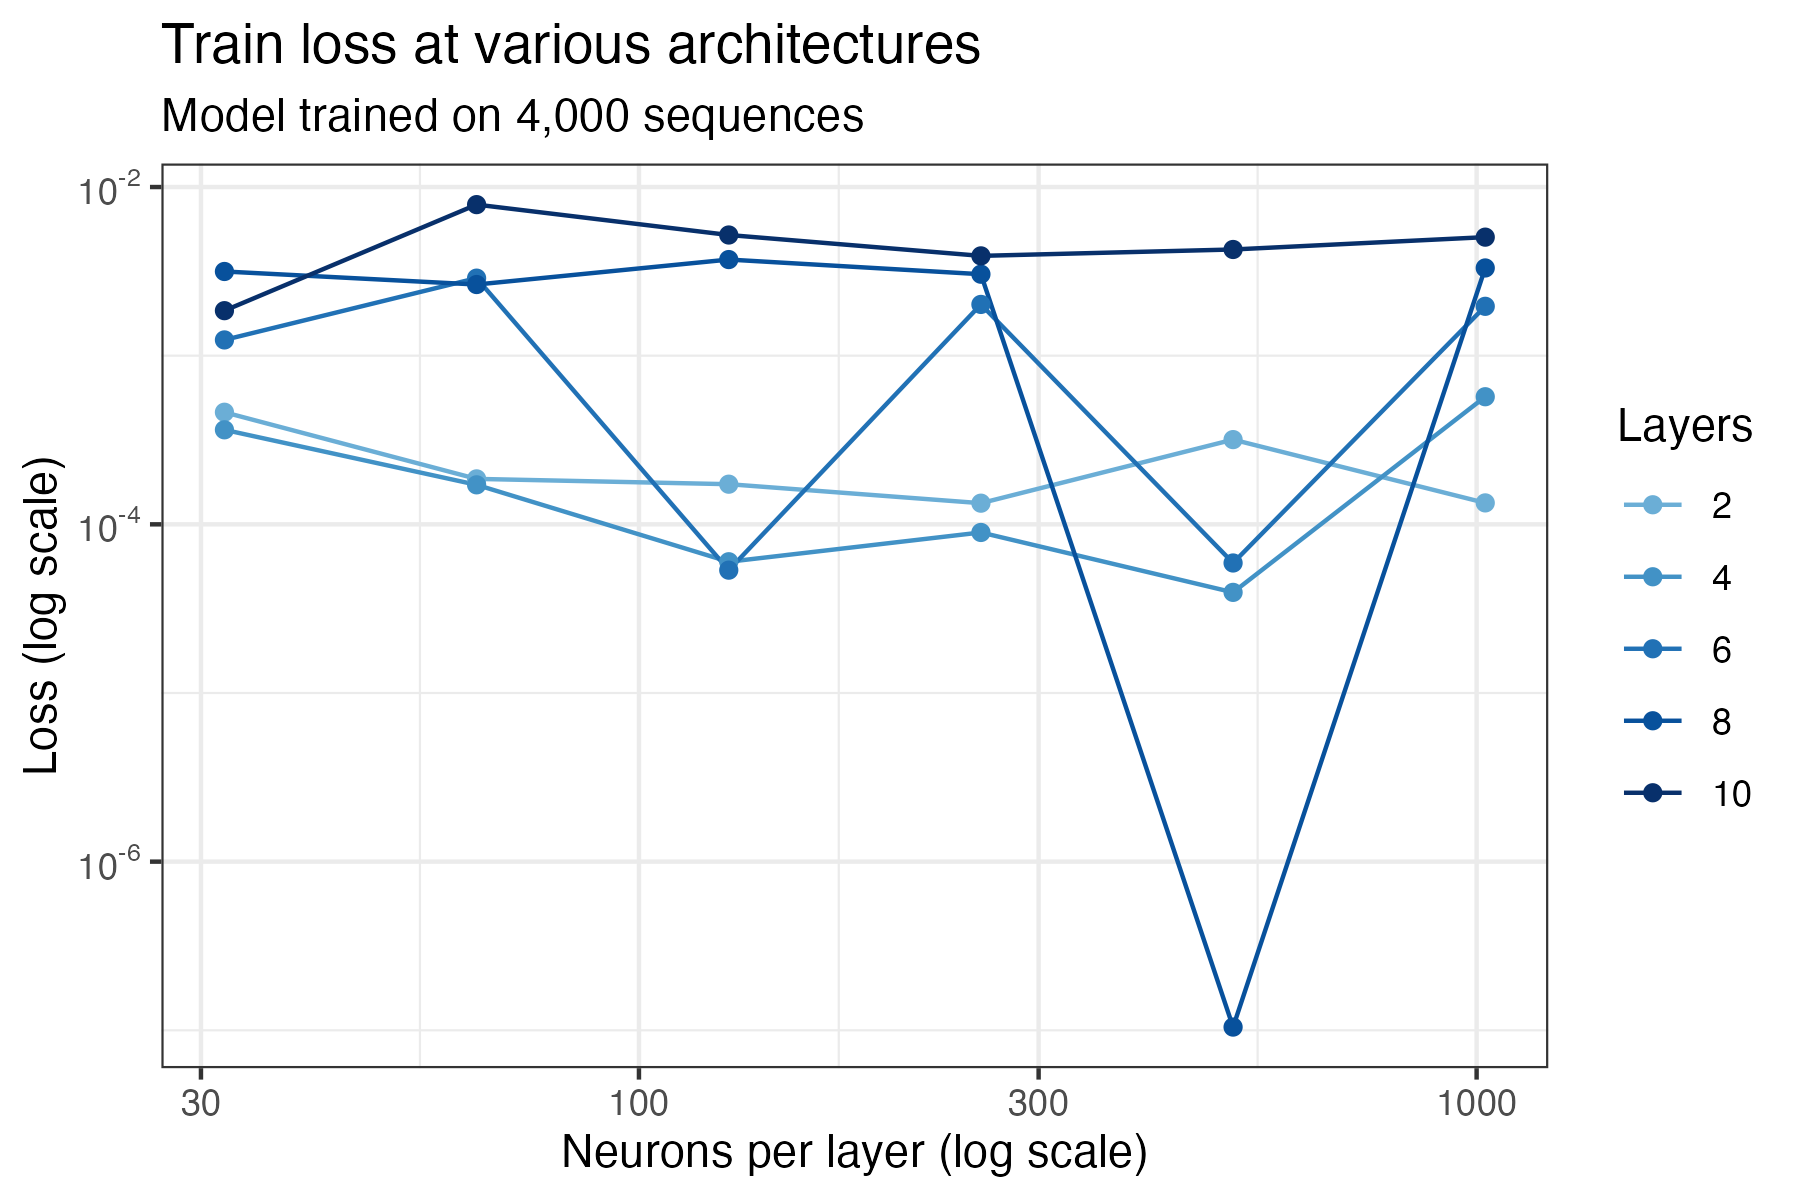

R code for this plot:
## Code to create a viz of train loss as a function of complexity over various layers
## For the model that trained over ~4,000 sequences

#Importing necessary libraries and data
library(tidyverse)
library(ggplot2)
fourk <- read_csv("../../results/results-4k.csv")

#Averaging loss across seeds
fourkMean <- fourk |>
  group_by(layers, neuronsPerLayer) |>
  summarize(testLoss = mean(testLoss),
         trainLoss = mean(trainLoss))

#Setting colors for plot 
#Taken from RColorBrewer Blues
blues.pal = c('#6BAED6', "#4292C6", "#2171B5", "#08519C", "#08306B")

#Generating plot
plot <- ggplot(data = filter(fourkMean, layers > 1)) +
  geom_line(aes(x = neuronsPerLayer, 
                y = trainLoss, 
                color = as.factor(layers))) +
  geom_point(aes(x = neuronsPerLayer, 
                 y = trainLoss, 
                 color = as.factor(layers)))+
  scale_x_log10() +
  labs(color = "Layers",
       x = "Neurons per layer (log scale)",
       y = "Loss (log scale)",
       title = "Train loss at various architectures",
       subtitle = "Model trained on 4,000 sequences") +
  scale_color_manual(values = blues.pal) +
  scale_y_log10(labels = trans_format("log10", math_format(10^.x))) +
  theme_bw()

ggsave('figure2.png', plot, width = 6, height = 4)
